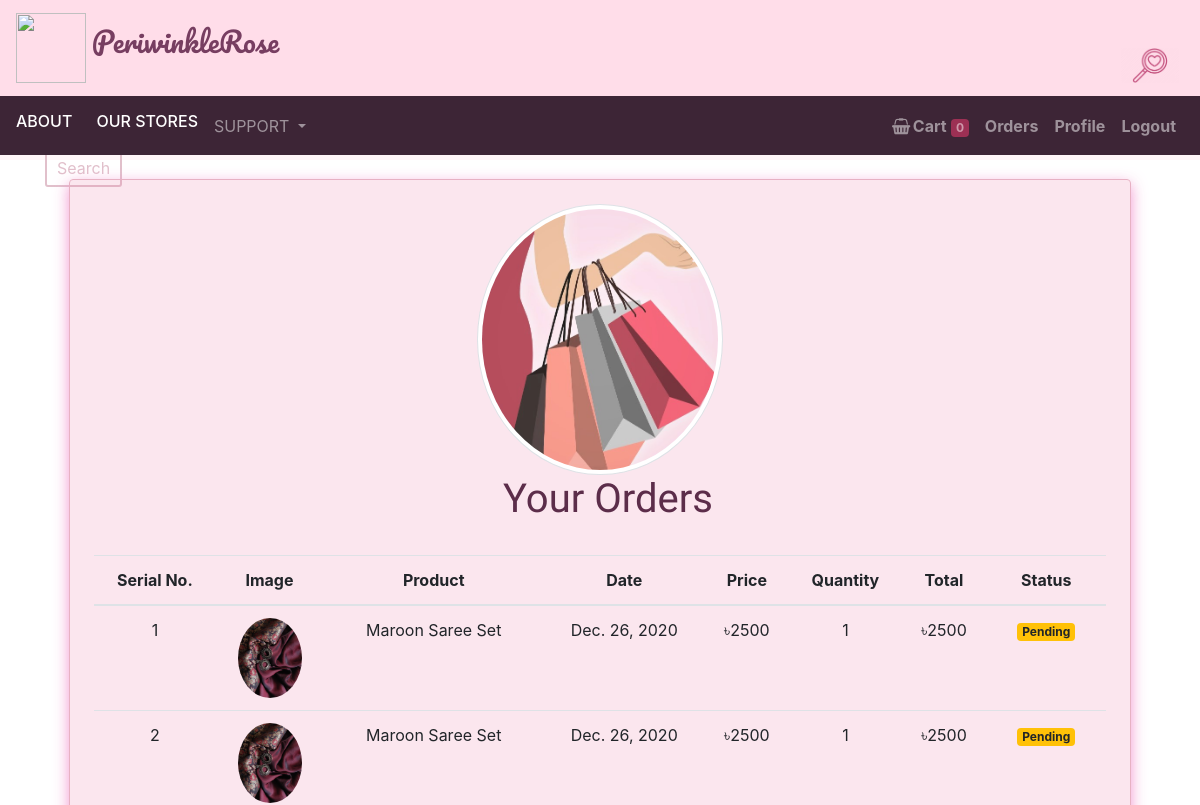
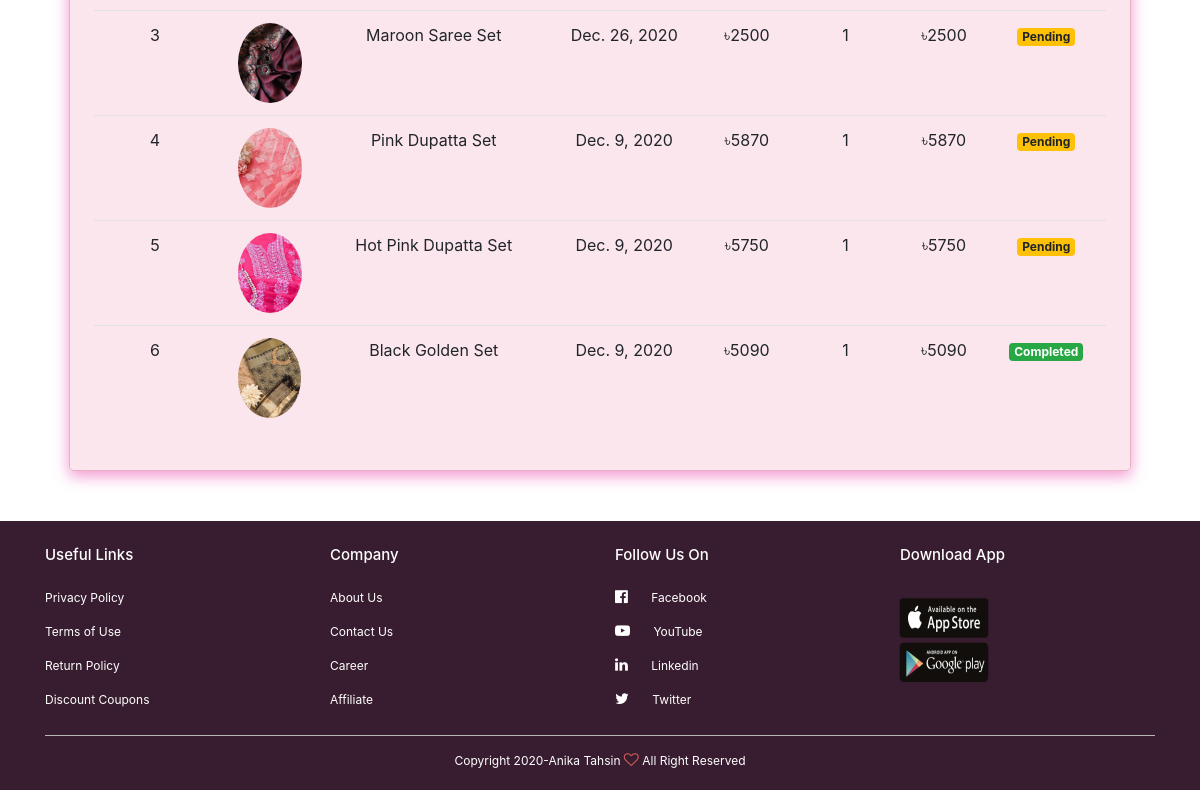
/orders (signed in), run on an earlier commit of the app's database (2 pictures, top to bottom).
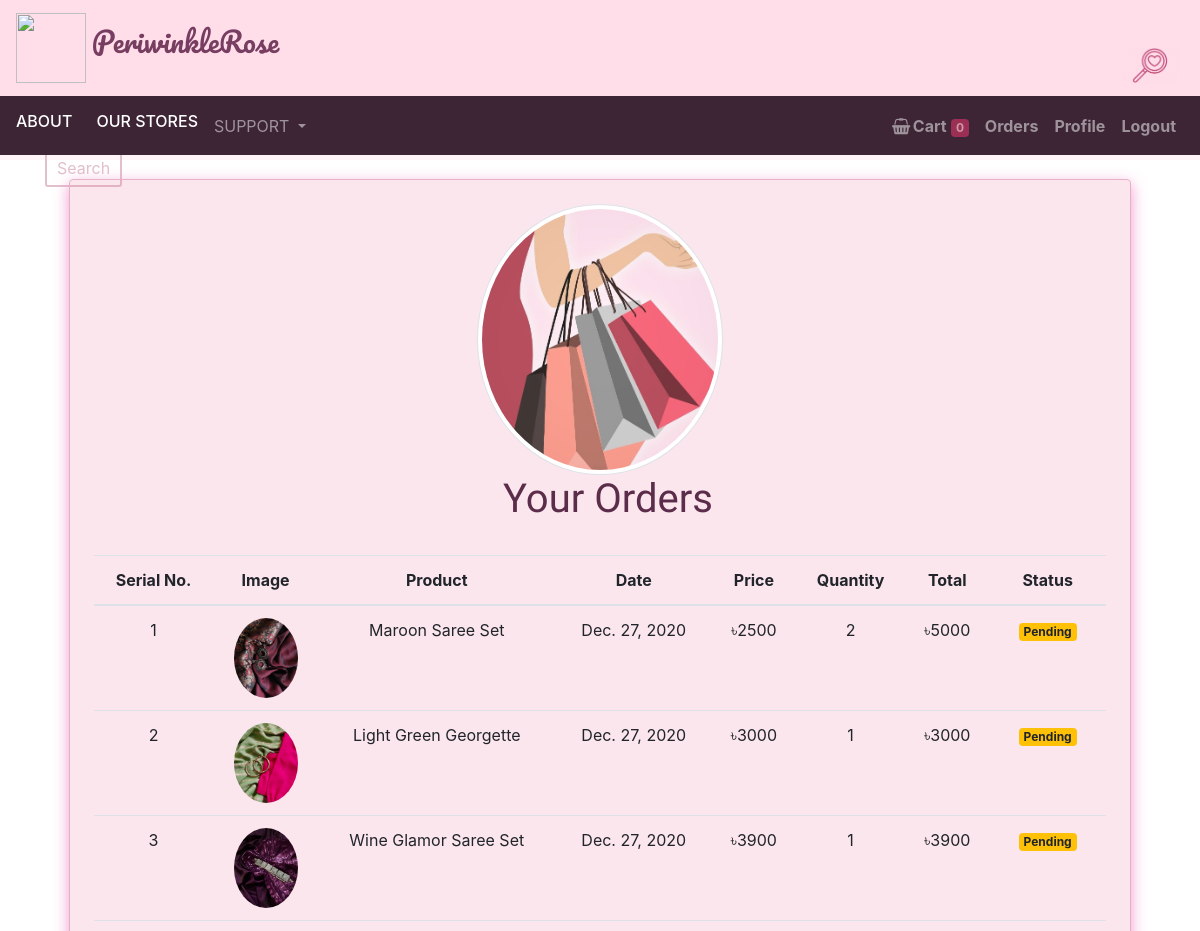
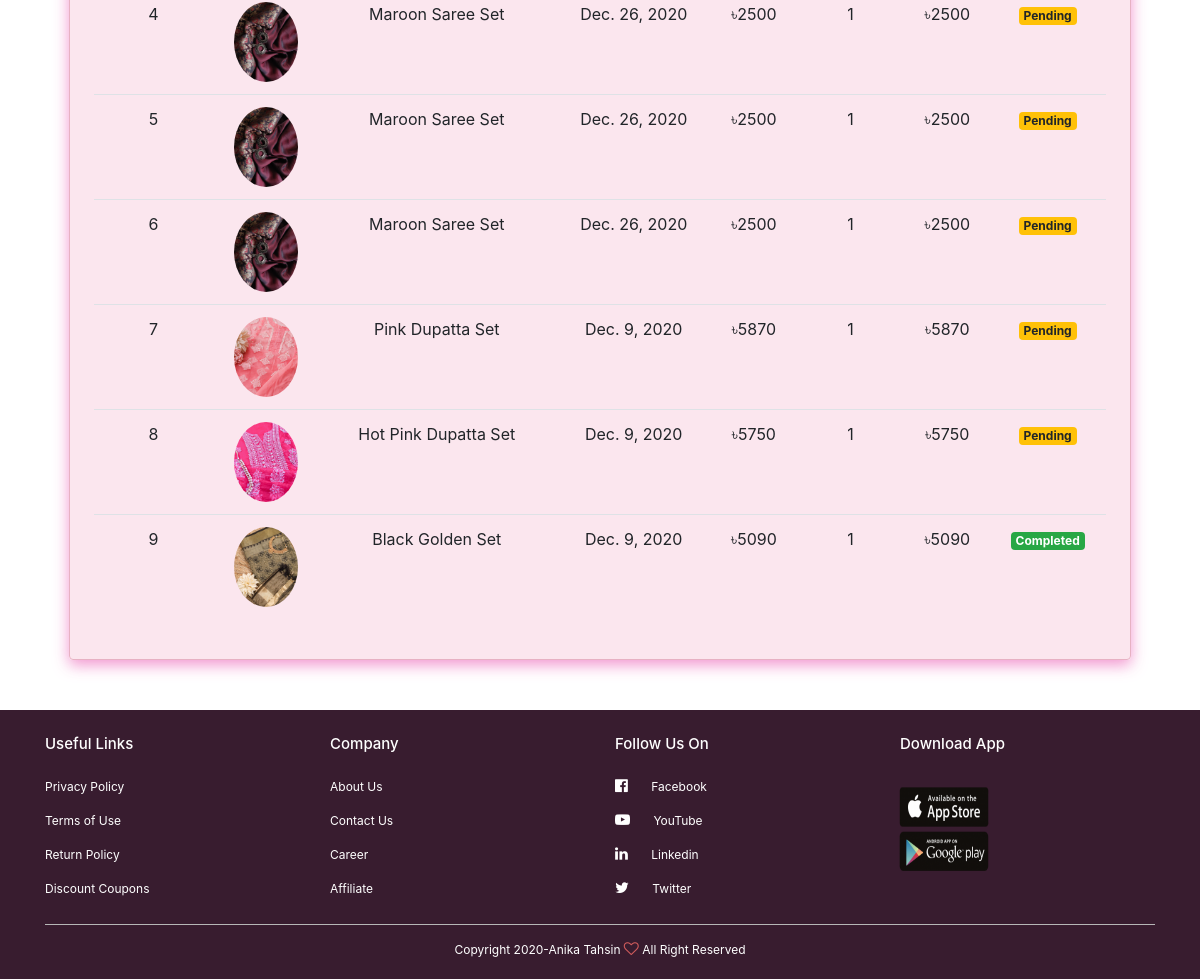
And on a later commit of the database (2 pictures, top to bottom).
### store/models/orders.py (models this page shows, shortened)
class Order(models.Model):
    product = models.ForeignKey(Product, on_delete=models.CASCADE)
    customer = models.ForeignKey(Customer, on_delete=models.CASCADE)
    quantity = models.IntegerField(default=1)
    price = models.IntegerField()
    address = models.CharField(max_length=50, default='', blank=True)
    phone = models.CharField(max_length=50, default='', blank=True)
    date = models.DateField(default=datetime.datetime.today)
    status = models.BooleanField(default=False)
    payment_method = models.CharField(max_length=20, choices=METHOD,default="Cash On Delivery")
    payment_completed = models.BooleanField(default=False, null=True, blank=True)
    @staticmethod
    def get_orders_by_customer(customer_id):
        return Order\
            .objects\
            .filter(customer = customer_id)\
            .order_by('date')

### store/models/products.py (models this page shows, shortened)
class Product(models.Model):
    name = models.CharField(max_length=50)
    price = models.IntegerField(default=0)
    category = models.ForeignKey(Category, on_delete=models.CASCADE, default=1)
    description = models.CharField(max_length=700, default='', null=True, blank=True)
    image = models.ImageField(upload_to='uploads/products/')

### store/views/orders.py (the view)
# urls.py: path('orders',  OrderView.as_view(), name='orders'),
class OrderView(View):
    @method_decorator(auth_middleware)
    def get(self, request):
        customer = request.session.get('customer')
        orders = Order.get_orders_by_customer(customer)
        print(orders)
        orders = orders.reverse()
        return render(request, 'orders.html', {'orders':orders})

### store/templatetags/custom_filter.py (called while the page is built)
@register.filter(name='currency')
def currency(number):
    return "৳"+str(number)

@register.filter(name='multiply')
def multiply(number, number1):
    return number*number1

### store/templates/orders.html
{% extends 'base.html' %}
{% load static %}
{% block content %}
{% load cart %}
{% load custom_filter %}
<div class="container">
    <div class="brd rounded p-4 m-4">
        <div class="container hdupper" style="text-align: center;">
            <img class="img-fluid w-25 rounded-circle img-thumbnail" src="{% static 'img/credit.jpg' %}">
        </div>
        <h1 class="display-3 pl-2 ml-2 hding">Your Orders</h1>
        <br>
        <table class="table text-center">
            <thead class="table">
                <tr>
                    <th>Serial No.</th>
                    <th>Image</th>
                    <th>Product</th>
                    <th>Date</th>
                    <th>Price</th>
                    <th>Quantity</th>
                    <th>Total</th>
                    <th>Status</th>
                </tr>
            </thead>
            <tbody>
                {% for order in orders %}
                <tr>
                    <td>{{forloop.counter}}</td>
                    <td><img style="height: 80px;" class="rounded-circle" src="{{order.product.image.url}}" alt=""></td>
                    <td>{{order.product.name}}</td>
                    <td>{{order.date}}</td>
                    <td>{{order.price|currency}}</td>
                    <td>{{order.quantity}}</td>
                    <td>{{order.quantity|multiply:order.price|currency}}</td>
                    {% if order.status %}
                    <td><small class="badge badge-success">Completed</small></td>
                    {% else %}
                    <td><small class="badge badge-warning">Pending</small></td>
                    {% endif %}
                </tr>
                {% endfor %}
            </tbody>
        </table>
    </div>
</div>
{% endblock %}

### store/templates/base.html (shortened to what this page needs)
{% load static %}
<!doctype html>
<html lang="en">
<head>
    <link rel="stylesheet" href="https://cdn.jsdelivr.net/npm/bootstrap@4.5.3/dist/css/bootstrap.min.css"
>
    <link rel="stylesheet" href="https://stackpath.bootstrapcdn.com/bootstrap/4.5.0/css/bootstrap.min.css">
    <link rel="stylesheet" href="https://stackpath.bootstrapcdn.com/font-awesome/4.7.0/css/font-awesome.min.css">
    <link rel="stylesheet" href="{% static 'css/main.css' %}">
</head>
<body id="bg">
    <div>
        <nav class="navbar navbar-expand-lg navbar-light" style="background-color: rgba(255, 221, 233, 0.972);">
            <a class="navbar-brand " href="/"><img src="{% static 'img/periwink1.png' %}" width="70" height="70"> <span
                    id="peri">PeriwinkleRose</span></a>
            <button id="bttn" onclick="slide()"></button>
        </nav>
        <div class="search hide">
            <div class="container">
                <form action="/search" method="GET">
                    <input type="text" name="keyword" placeholder="Search Products" required><button>Search</button>
                </form>
            </div>
        </div>
        <nav class="navbar navbar-expand-lg navbar-dark" style="background-color:  rgb(61, 37, 54);">
            <a class="navbar-brand" href="/about">
                <h6>
                    ABOUT
                </h6>
            </a>
            <div class="collapse navbar-collapse" id="navbarSupportedContent">
                <ul class="navbar-nav mr-auto">
                    <li class="nav-item active">
                        <a class="nav-link" href="/ourstore">
                            <h6>OUR STORES</h6><span class="sr-only">(current)</span>
                        </a>
                    </li>
                </ul>
                <div class="collapse navbar-collapse" id="navbarSupportedContent">
                    <ul class="navbar-nav mr-auto">
                        <li class="nav-item dropdown">
                            <a class="nav-link dropdown-toggle" href="#" id="navbarDropdown" role="button"
                                data-toggle="dropdown" aria-haspopup="true" aria-expanded="false">
                                SUPPORT
                            </a>
                        </li>
                    </ul>
                </div>
                <ul class="navbar-nav my-2 my-lg-0">
                    <li class="nav-item">
                        <a class="nav-link" href="/cart">
                            <i class="fa fa-shopping-basket"></i>
                            <b>Cart</b>
                            <span class="badge"
                                style="background-color: rgb(156, 48, 84);">{{request.session.cart.keys|length}}</span>
                        </a>
                    </li>
                    {% if request.session.customer %}
                    <li class="nav-item">
                        <a class="nav-link" href="/orders">
                            <b>Orders</b><span class="sr-only">(current)</span>
                        </a>
                    </li>
                    <li class="nav-item">
                        <a class="nav-link" href="/customerprofile">
                            <b>Profile</b><span class="sr-only">(current)</span>
                        </a>
                    </li>
                    <li class="nav-item">
                        <a class="nav-link" href="/logout">
                            <b>Logout</b><span class="sr-only">(current)</span>
                        </a>
                    </li>
                    {% endif %}
                </ul>
            </div>
        </nav>
    </div>
    {% block content %}
    {% endblock %}
    <section class="footer">
        <div class="container tex-center">
            <div class="row">
                <div class="col-md-3">
                    <h1>Useful Links</h1>
                    <p>Privacy Policy</p>
                    <p>Terms of Use</p>
                    <p>Return Policy</p>
                    <p>Discount Coupons</p>
                </div>
                <div class="col-md-3">
                    <h1>Company</h1>
                    <p>About Us</p>
                    <p>Contact Us</p>
                    <p>Career</p>
                    <p>Affiliate</p>
                </div>
                <div class="col-md-3">
                    <h1>Follow Us On</h1>
                    <p><i class="fa fa-facebook-official"></i> Facebook</p>
                    <p><i class="fa fa-youtube-play"></i> YouTube</p>
                    <p><i class="fa fa-linkedin"></i> Linkedin</p>
                    <p><i class="fa fa-twitter"></i> Twitter</p>
                </div>
                <div class="col-md-3 footer-image">
                    <h1>Download App</h1>
                    <a href="https://play.google.com/store/apps">
                        <img src="{% static 'img/app-store-google-play1.png' %}">
                    </a>
                </div>
            </div>
            <hr>
            <p class="copyright">Copyright 2020-Anika Tahsin <i class="fa fa-heart-o"></i> All Right Reserved</p>
        </div>
    </section>
</body>
</html>

### store/static/css/main.css (style rules this page uses)
* { margin: 0; padding: 0; }
#peri { font-family: 'Pacifico', cursive; font-weight: normal; font-size: 28px; color: rgb(119, 62, 97); }
#bttn { position: absolute; top: 50%; transform: translateX(-50%); right: -10px; width: 60px; height: 35px; background-image: url(../img/search22.png); background-size: cover; background-position: center; background-color: transparent; border: none; outline: none; }
.hide { opacity: .3; margin-bottom: -64px; }
.search { height: 64px; width: 100%; background-color: rgba(255, 221, 233, 0.972); position: relative; z-index: 0; }
.search button { padding: 5px 10px; color:rgb(156, 48, 84); border-radius: 3px; background-color: transparent; border: 2px solid rgb(156, 48, 84); transition: .4s; }
.footer { margin-top: 50px; background: rgb(56, 28, 47); color: #fff; }
.footer h1 { font-size: 15px; margin: 25px 0; }
.footer p { font-size: 12px; }
.footer-image img { height: 50%; width: 80%; margin-left: -31px; }
.copyright { margin-bottom: -80px; text-align: center; font-size: 15px; padding-bottom: 20px; }
.fa-heart-o { color: rgb(209, 92, 92); font-size: 15px; }
.footer hr { margin-top: 10px; background-color: #ccc; }
.footer-image img { width: 150px; }
.footer .row .fa { padding-right: 20px; font-size: 15px; }
.fa-shopping-basket { margin-right: -2px; }
#bg { background-image: url(../img/pp4.jpg); background-repeat: no-repeat; background-size: 1800px 900px; background-position: top; background-attachment: fixed; }
.brd { position: relative; margin-top: 50px; padding-top: 5px; border: .3px solid rgb(231, 177, 195); box-shadow: 0px 5px 15px rgba(241, 138, 202, 0.9); background:rgba(236, 129, 172, 0.2) }
.hding { font-family: 'Fredoka One', cursive; text-align: center; font-weight: normal; font-size: 40px; color: rgb(92, 45, 74); }

What changed in the data, as far as the page shows it:
added Order: product.image (picture), product.name "Maroon Saree Set", date "Dec. 27, 2020", price "৳2500", quantity "2", quantity|multiply "৳5000", status "Pending"
added Order: product.image (picture), product.name "Light Green Georgette", date "Dec. 27, 2020", price "৳3000", quantity "1", quantity|multiply "৳3000", status "Pending"
added Order: product.image (picture), product.name "Wine Glamor Saree Set", date "Dec. 27, 2020", price "৳3900", quantity "1", quantity|multiply "৳3900", status "Pending"
